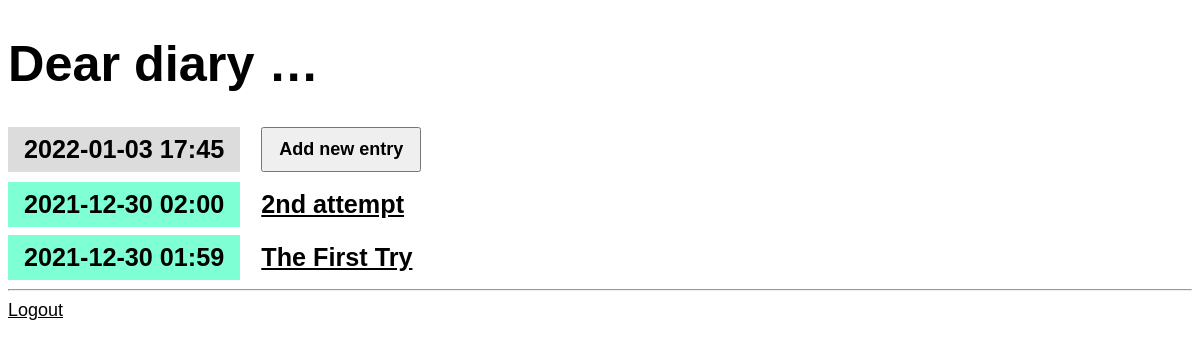
Page / (signed in) on the earlier database version.
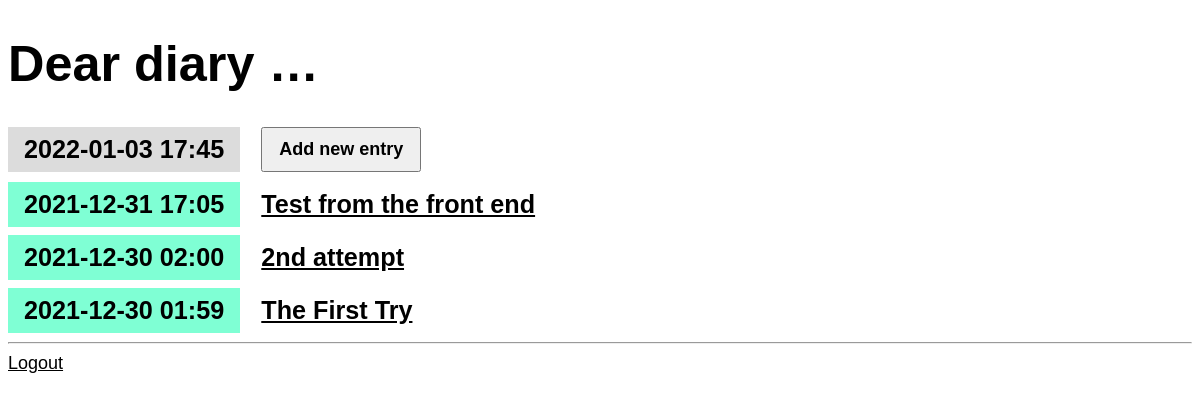
Same page on the later database version.
### entries/models.py (models this page shows, shortened)
class Entry(models.Model):
    title        = models.CharField(max_length=200)
    content      = models.TextField()
    date_created = models.DateTimeField(default=timezone.now)
    class Meta:
        verbose_name_plural = "Entries"

### entries/views.py (the view)
# urls.py: path("",views.EntryListView.as_view(),name="entry-list"),
class EntryListView(LockedView, ListView):
    model    = Entry
    queryset = Entry.objects.all().order_by("-date_created")

### entries/templates/entries/entry_list.html
{% extends "entries/base.html" %}
{% block content %}
<article>
    <h2 class="mark">{% now "Y-m-d H:i" %}</em></h2>
    <a href="{% url 'entry-create' %}"><button>Add new entry</button></a>
</article>
{% for entry in entry_list %}
<article>
    <h2 class="{{ entry.date_created|date:'l' }}">{{ entry.date_created|date:'Y-m-d H:i' }}</h2>
    <h3>
        <a href="{% url 'entry-detail' entry.id %}">{{ entry.title }}</a>
    </h3>
</article>
{% endfor %}
{% endblock %}

Differences in the rows shown:
added Entry: date_created "2021-12-31 17:05", title "Test from the front end"
